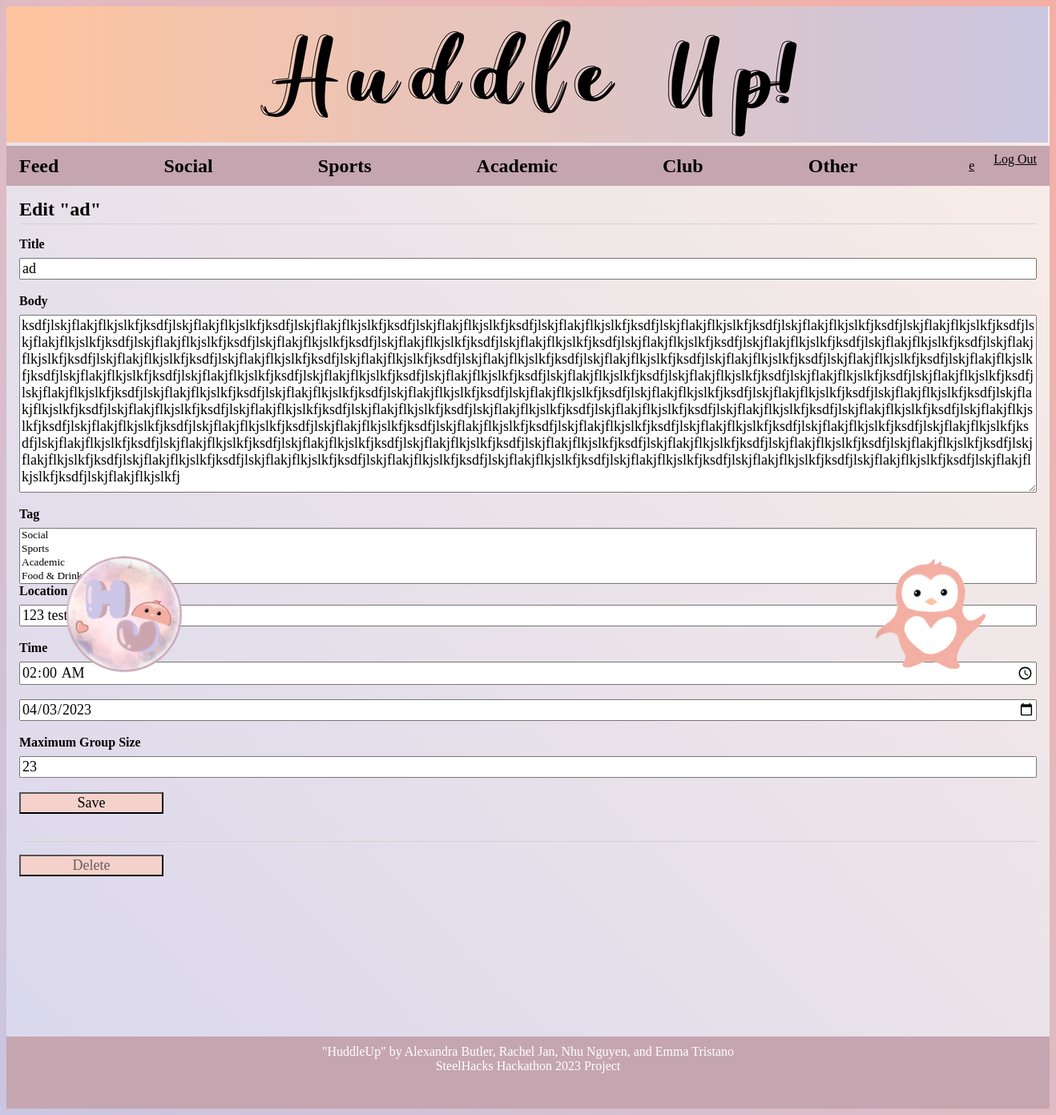
Screenshot of /2/update (signed in) with the database file from the repository.
### tables this page shows
CREATE TABLE user (
  id INTEGER PRIMARY KEY AUTOINCREMENT,
  username TEXT UNIQUE NOT NULL,
  password TEXT NOT NULL,
  first_name TEXT NOT NULL,
  last_name TEXT NOT NULL,
  phone_num TEXT NOT NULL,
  email TEXT NOT NULL
);

CREATE TABLE post (
  id INTEGER PRIMARY KEY AUTOINCREMENT,
  author_id INTEGER NOT NULL,
  created TIMESTAMP NOT NULL DEFAULT CURRENT_TIMESTAMP,
  title TEXT NOT NULL,
  body TEXT NOT NULL,
  tag TEXT NOT NULL, 
  location TEXT NOT NULL,
  time TEXT NOT NULL,
  date TEXT NOT NULL,
  joins INTEGER NOT NULL,
  joined_id TEXT NOT NULL,
  FOREIGN KEY (author_id) REFERENCES user (id)
);

### flaskr/blog.py (the view, shortened to what this page needs)
@bp.route('/<int:id>/update', methods=('GET', 'POST'))
@login_required
def update(id, check_author=True):
    post = get_post(id)
    if check_author and post['author_id'] != g.user['id']:
        abort(403)
    return render_template('blog/update.html', post=post)

### flaskr/auth.py (called while the page is built)
@bp.before_app_request
def load_logged_in_user():
    user_id = session.get('user_id')
    if user_id is None:
        g.user = None
    else:
        g.user = get_db().execute(
            'SELECT * FROM user WHERE id = ?', (user_id,)
        ).fetchone()

def login_required(view):
    @functools.wraps(view)
    def wrapped_view(**kwargs):
        if g.user is None:
            return redirect(url_for('auth.login'))
        return view(**kwargs)
    return wrapped_view

### flaskr/blog.py (called while the page is built)
def get_post(id):
    post = get_db().execute(
        'SELECT p.id, title, body, tag, location, time, date, joins, joined_id, created, author_id, username'
        ' FROM post p JOIN user u ON p.author_id = u.id'
        ' WHERE p.id = ?',
        (id,)
    ).fetchone()
    if post is None:
        abort(404, f"Post id {id} doesn't exist.")
    return post

### flaskr/db.py (called while the page is built)
def get_db():
    if 'db' not in g:
        g.db = sqlite3.connect(
            current_app.config['DATABASE'],
            detect_types=sqlite3.PARSE_DECLTYPES
        )
        g.db.row_factory = sqlite3.Row
    return g.db

### flaskr/templates/blog/update.html (shortened to what this page needs)
{% extends 'base.html' %}
{% block header %}
<h1>{% block title %}Edit "{{ post['title'] }}"{% endblock %}</h1>
{% endblock %}
{% block content %}
<form method="post">
    <label for="title">Title</label>
    <input name="title" id="title" value="{{ request.form['title'] or post['title'] }}" required>
    <label for="body">Body</label>
    <textarea name="body" id="body">{{ request.form['body'] or post['body'] }}</textarea>
    <label for="tag">Tag</label>
    <select name="tag" id="tag" multiple multiselect-search="true">
        <option value="Social">Social</option>
        <option value="Sports">Sports</option>
        <option value="Academic">Academic</option>
        <option value="Food">Food & Drink</option>
        <option value="Club">School Club</option>
      </select>
    <label for="location">Location</label>
    <input name="location" id="location" value="{{ request.form['location'] or post['location'] }}" required>
    <label for="time">Time</label>
    <input type="time" name="time" id="time" value="{{ request.form['time'] or post['time'] }}" required>
    <input type="date" name="date" id="date" value="{{ request.form['date'] or post['date'] }}" required>
    <label for="joins">Maximum Group Size</label>
    <input name="joins" id="joins" value="{{ request.form['joins'] or post['joins']}}" required>
    <input type="submit" value="Save">
</form>
<hr>
<form action="{{ url_for('blog.delete', id=post['id']) }}" method="post">
    <input class="danger" type="submit" value="Delete" onclick="return confirm('Are you sure?');">
</form>
{% endblock %}

### flaskr/templates/base.html (shortened to what this page needs)
<!doctype html>
<html lang='en'>
<link rel="stylesheet" href="{{ url_for('static', filename='style.css') }}">
<body>
    <div class="banner"><img src="../static/home2.png" alt="home image"></div>
    <img src="../static/penguin.png" alt="penguin image" width="150" height="150"
        style="float:right;position:absolute;text-align:right;bottom:550px;right:80px;"></div>
    <img src="../static/icon.png" alt="icon" width="150" height="150"
        style="float:left;position:absolute;text-align:left;bottom:550px;left:80px;"></div>
</body>
<nav>
    <h1><a href="/">Feed</a></h1>
    <h1><a href="{{ url_for('blog.filter_post', filter_name='#Social') }}">Social</a></h1>
    <h1><a href="{{ url_for('blog.filter_post', filter_name='#Sports') }}">Sports</a></h1>
    <h1><a href="{{ url_for('blog.filter_post', filter_name='#Academic') }}">Academic</a></h1>
    <h1><a href="{{ url_for('blog.filter_post', filter_name='#Club') }}">Club</a></h1>
    <h1><a href="{{ url_for('blog.filter_post', filter_name='#Other') }}">Other</a></h1>
    <ul>
        {% if g.user %}
        <li><span><a href="{{ url_for('blog.profile', id=g.user['id']) }}">{{ g.user['username'] }}</a></span>
        <li><a href="{{ url_for('auth.logout') }}">Log Out</a>
            {% else %}
        <li><a href="{{ url_for('auth.register') }}">Register</a>
        <li><a href="{{ url_for('auth.login') }}">Log In</a>
            {% endif %}
    </ul>
</nav>
<section class="content">
    <header>
        {% block header %}{% endblock %}
    </header>
    {% block content %}{% endblock %}
</section>
<div>
    <footer id="footer">
        <p>"HuddleUp" by Alexandra Butler, Rachel Jan, Nhu Nguyen, and Emma Tristano</p>
        <p>SteelHacks Hackathon 2023 Project</p>
    </footer>
</div>
</html>

### flaskr/static/style.css (style rules this page uses)
* { font-family: "Gill Sans"; }
.banner { text-align: left; padding-left: 0; padding-top: 0; padding-bottom: 0; }
html { font-family: sans-serif; background: linear-gradient(45deg, #CAC6E1, #F5AFA4); }
body { background: linear-gradient(45deg, #D9D7ED, #FAEEE6); }
h1 { color: black; }
a { color: black; }
hr { border: none; border-top: 1px solid lightgray; }
nav { background: #C5A5B0; display: flex; align-items: center; padding: 0 0.5rem; }
nav h1 { flex: auto; margin: 0; }
nav h1 a { text-decoration: none; padding: 0.25rem 0.5rem; }
nav ul { display: flex; list-style: none; margin: 0; padding: 0; }
nav ul li a, nav ul li span, header .action { display: block; padding: 0.5rem; }
.content { padding: 0 1rem 1rem; }
.content>header { border-bottom: 1px solid lightgray; display: flex; align-items: flex-end; }
.content>header h1 { flex: auto; margin: 1rem 0 0.25rem 0; }
.content form { margin: 1em 0; display: flex; flex-direction: column; }
.content label { font-weight: bold; margin-bottom: 0.5em; }
.content input, .content textarea { margin-bottom: 1em; font-size: large; background-color: linear-gradient(45deg, #efe1da, #dbd9ee); }
.content textarea { min-height: 12em; resize: vertical; }
input.danger { color: #6e5a61; }
input[type=submit] { align-self: start; min-width: 10em; background-color: #f4d2cb; }
footer { text-align: center; margin: 0; height: 10vh; margin-top: 150px; padding-top: 10px; padding-bottom: 0px; position: relative; background-color: #C5A5B0; color: white; overflow: auto; font-size: medium; }
footer p { margin: 0; padding: 0; }

### rows the page displays
user: user.username "e"
post: title "ad", body "ksdfjlskjflakjflkjslkfjksdfjlskjflakjflkjslkfjksdfjlskjflakjflkjslkfjksdfjlskjflakjflkjslkfjksdfjlskjflakjflkjslkfjksdfjlskjflakjflkjslkfjksdfjlskjflakjflkjslkfjksdfjlskjflakjflkjslkfjksdfjlskjflakjflkjslkfjksdfjlskjflakjflkjslkfjksdfjlskjflakjflkjslkfjksdfjlskjflakjflkjslkfjksdfjlskjflakjflkjslkfjksdfjlskjflakjflkjslkfjksdfjlskjflakjflkjslkfjksdfjlskjflakjflkjslkfjksdfjlskjflakjflkjslkfjksdfjlskjflakjflkjslkfjksdfjlskjflakjflkjslkfjksdfjlskjflakjflkjslkfjksdfjlskjflakjflkjslkfjksdfjlskjflakjflkjslkfjksdfjlskjflakjflkjslkfjksdfjlskjflakjflkjslkfjksdfjlskjflakjflkjslkfjksdfjlskjflakjflkjslkfjksdfjlskjflakjflkjslkfjksdfjlskjflakjflkjslkfjksdfjlskjflakjflkjslkfjksdfjlskjflakjflkjslkfjksdfjlskjf…", location "123 test", time "02:00", date "04/03/2023", joins "23"
